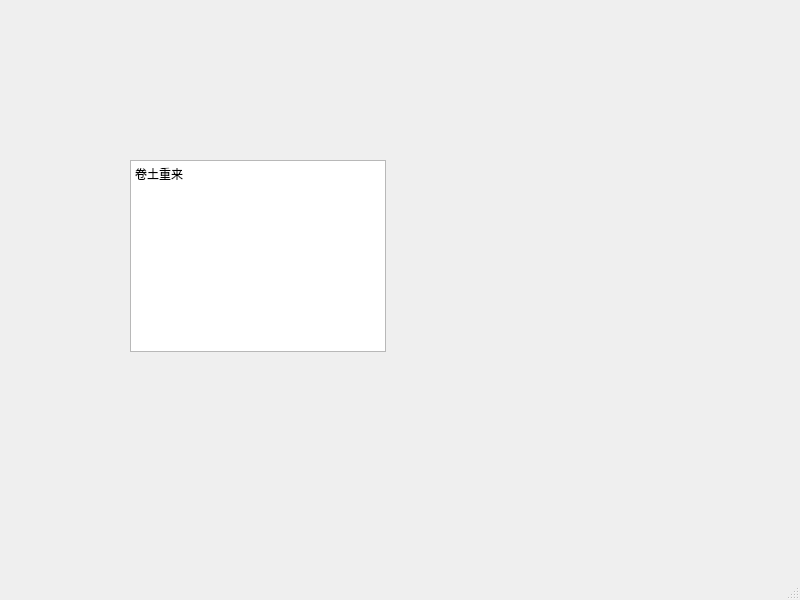
<?xml version="1.0" encoding="UTF-8"?>
<ui version="4.0">
 <class>MainWindow</class>
 <widget class="QMainWindow" name="MainWindow">
  <property name="geometry">
   <rect>
    <x>0</x>
    <y>0</y>
    <width>800</width>
    <height>600</height>
   </rect>
  </property>
  <property name="windowTitle">
   <string>MainWindow</string>
  </property>
  <widget class="QWidget" name="centralwidget">
   <widget class="QTextBrowser" name="textBrowser">
    <property name="geometry">
     <rect>
      <x>130</x>
      <y>160</y>
      <width>256</width>
      <height>192</height>
     </rect>
    </property>
    <property name="html">
     <string>&lt;!DOCTYPE HTML PUBLIC &quot;-//W3C//DTD HTML 4.0//EN&quot; &quot;http://www.w3.org/TR/REC-html40/strict.dtd&quot;&gt;
&lt;html&gt;&lt;head&gt;&lt;meta name=&quot;qrichtext&quot; content=&quot;1&quot; /&gt;&lt;style type=&quot;text/css&quot;&gt;
p, li { white-space: pre-wrap; }
&lt;/style&gt;&lt;/head&gt;&lt;body style=&quot; font-family:'SimSun'; font-size:9pt; font-weight:400; font-style:normal;&quot;&gt;
&lt;p style=&quot; margin-top:0px; margin-bottom:0px; margin-left:0px; margin-right:0px; -qt-block-indent:0; text-indent:0px;&quot;&gt;卷土重来&lt;/p&gt;&lt;/body&gt;&lt;/html&gt;</string>
    </property>
   </widget>
  </widget>
  <widget class="QMenuBar" name="menubar">
   <property name="geometry">
    <rect>
     <x>0</x>
     <y>0</y>
     <width>800</width>
     <height>26</height>
    </rect>
   </property>
  </widget>
  <widget class="QStatusBar" name="statusbar"/>
 </widget>
 <resources/>
 <connections/>
</ui>
